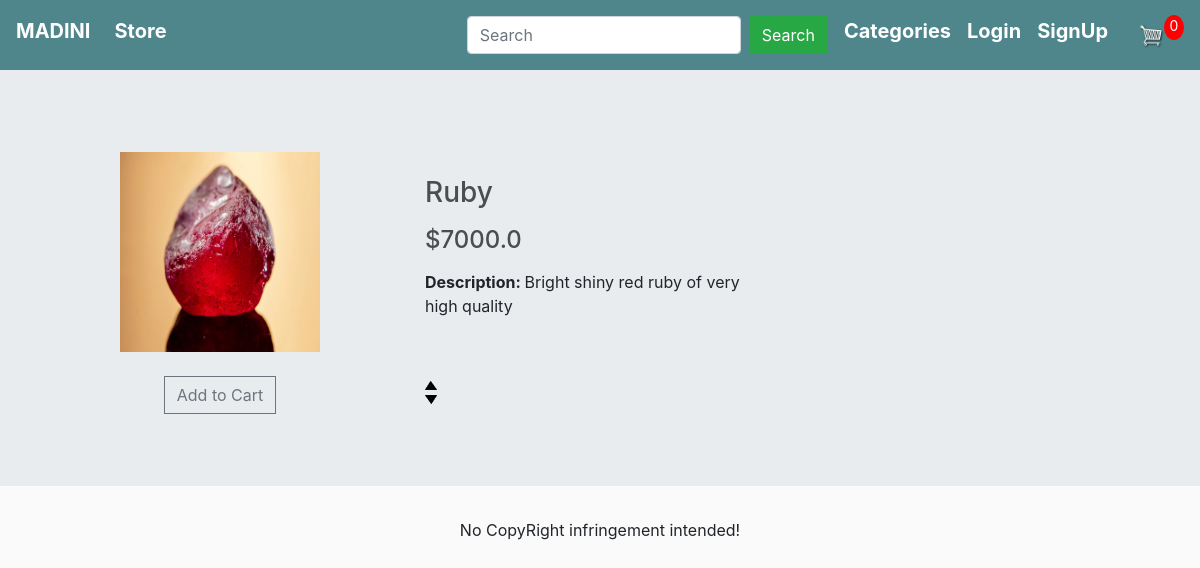
Screenshot of /item_detail/1 with the database file from the repository.
### store/models.py (models this page shows, shortened)
class Product(models.Model):
    category = models.ManyToManyField(ProductCategories)
    seller = models.ForeignKey(Seller, on_delete=models.CASCADE)
    name = models.CharField(max_length=100,blank=False,name=False)
    price = models.FloatField(blank=False,null=False)
    measurement = models.CharField(max_length=100,blank=False,name=False)
    image = models.ImageField(null=True,blank=True)
    description = models.TextField(null=True,blank=True)
    @property
    def get_imageURL(self):
        try:
            url = self.image.url
        except:
            url = ''
        return url

### store/views.py (the view)
# urls.py: path('item_detail/<int:id>',views.item_detail,name='item_detail'),
def item_detail(request,id):
    total_item_cart = 0
    if request.user.is_authenticated:
        items = OrderItem.objects.filter(user=request.user)
        for item in items:
            total_item_cart += item.quantity
    product = Product.objects.get(id=id)
    product_categories = ProductCategories.objects.all()
    context = {
        'product_categories': product_categories,
        'product' : product,
        'total_item_cart' : total_item_cart,
    }
    return render(request,'store/item_detail.html',context)

### store/templates/store/item_detail.html
{% extends 'store/main.html' %}
{% load static%}
{% block content %}
    <div class="row my-2">
		<div class="col-lg-4 order-lg-1 text-center">
			<img src="{{product.get_imageURL}}" width="200" height="200">
        </div>
        <div class="col-lg-8 order-lg-2">
            <div class="tab-content py-4">
                <div class="tab-pane active" id="profile">
                    <h3 class="mb-3">{{product.name}}</h3>
                    <h4 class="mb-3">${{product.price}}</h4>
                    <div class="row">
                        <div class="col-md-6">
							<p><strong>Description: </strong>{{product.description}}</p>
                        </div>
                    </div>
                </div>
            </div>
        </div>
	</div>
    <div class="row my-2">
        <div class="col-lg-4 order-lg-1 text-center">
            <button  class="update_cart btn btn-outline-secondary add-btn" product_id ="{{product.id}}">Add to Cart</button>
        </div>
        <div class="col-lg-6 order-lg-2">
            <div class="quantity">
                <img action ="add" product_id ="{{product.id}}"  class="update_cart_quantity chg-quantity" src="{% static  'images/arrow-up.png' %}">
                <img action ="remove" product_id ="{{product.id}}" class="update_cart_quantity chg-quantity " src="{% static  'images/arrow-down.png' %}">
            </div>
        </div>
    </div>
{% endblock %}

### store/static/store/css/main.css (style rules this page uses)
body { background-color: hsl(0, 0%, 98%); }
h1,h2,h3,h4,h5,h6 { color:hsl(0, 0%, 30%); }
.col-lg-4, .col-lg-6, .col-lg-8, .col-lg-12 { margin-top: 10px; }
.btn { border-radius: 0; }
.quantity { display: inline-block; font-weight: 700; padding-right:10px; }
.chg-quantity { width: 12px; cursor: pointer; display: block; margin-top: 5px; transition:.1s; }

### rows the page displays
Product: get_imageURL (picture), name "Ruby", price "7000.0", description "Bright shiny red ruby of very high quality"

### other values shown
{{ total_item_cart }} "0"
